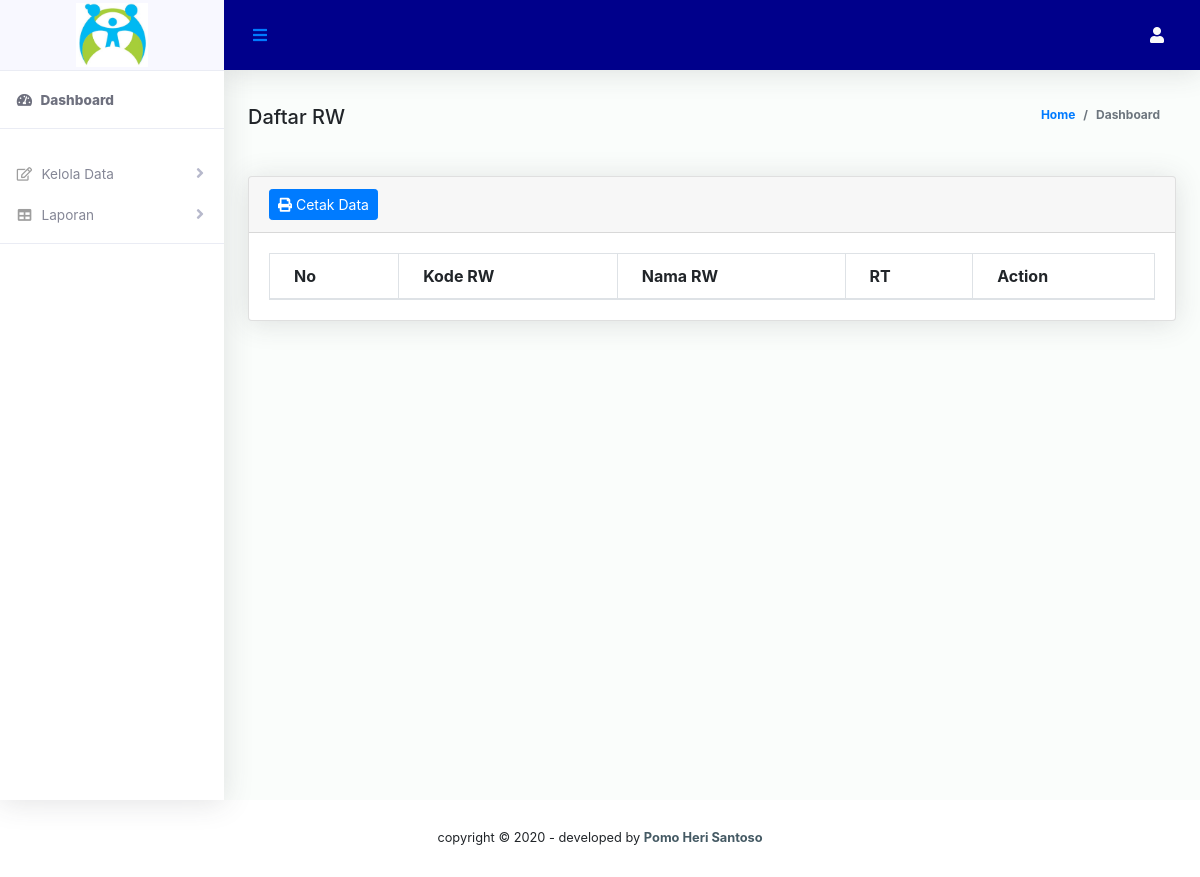
Page /bagian/admin/daftarrw.php on the earlier database version.
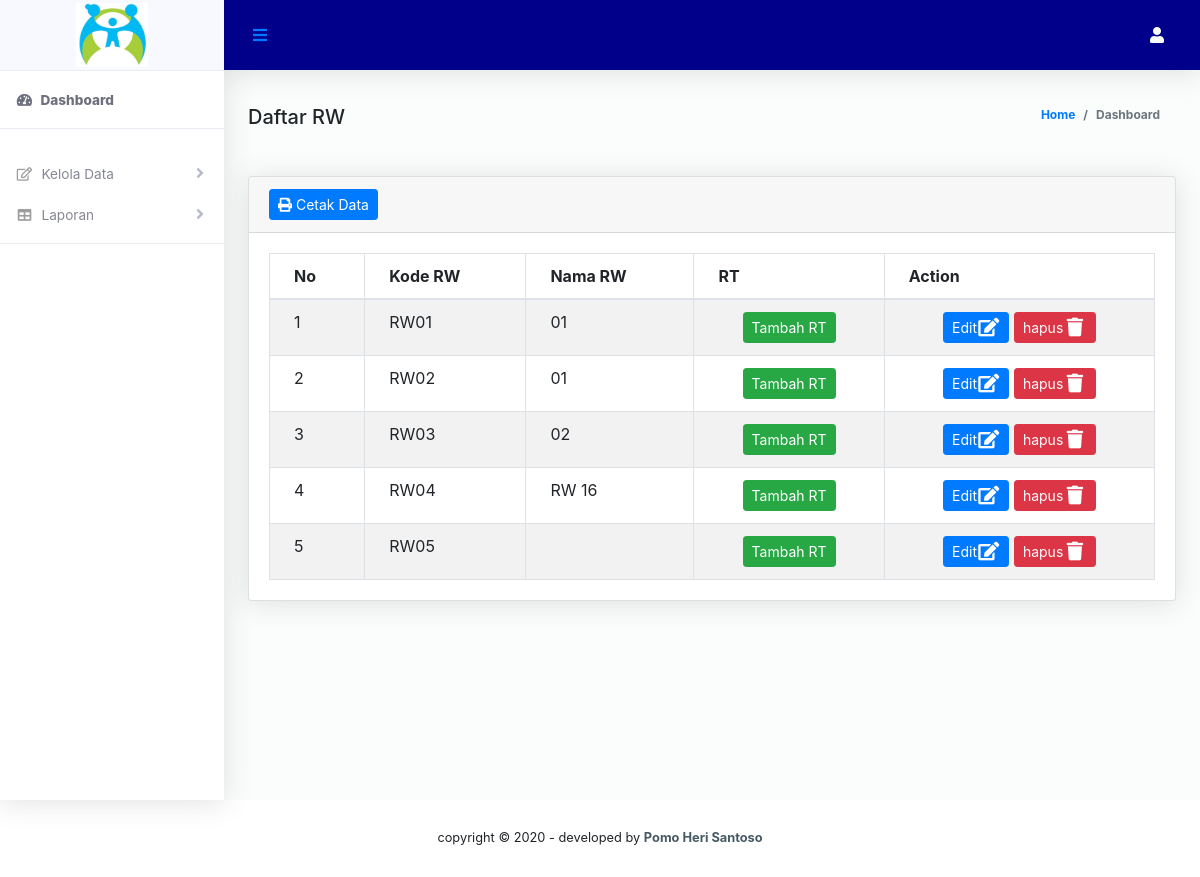
Same page on the later database version.
### tables this page shows
CREATE TABLE `datrw` (
  `idrw` char(5) NOT NULL,
  `namarw` varchar(50) NOT NULL,
  `iddk` char(5) NOT NULL
);

### bagian/admin/daftarrw.php (the view, shortened to what this page needs)
<!DOCTYPE html>
<html lang="en">
<head>
    <?php include('../komponen/css.php');?>
</head>
<body id="page-top">
  <div id="wrapper">
     <?php include('../komponen/sidebaradmin.php');?>
        <div id="content-wrapper" class="d-flex flex-column">
            <div id="content">
                <?php include('../komponen/header.php');?>
                <div class="container-fluid" id="container-wrapper">
                  <div class="d-sm-flex align-items-center justify-content-between mb-4">
                    <strong class="h5 card-title">Daftar RW</strong>
                    <ol class="breadcrumb">
                      <li class="breadcrumb-item"><a href="./">Home</a></li>
                      <li class="breadcrumb-item active" aria-current="page">Dashboard</li>
                    </ol>
                  </div>
            <section>
                 <div class="content mt-3">
                     <div class="animated fadeIn">
                         <div class="row">
                            <div class="col-md-12">
                                 <div class="card">
                                     <div class="card-header">
                                         <a href="cetakrw.php" target="_blank" class="btn btn-primary btn-sm" ><i class="fa fa-print"></i> Cetak Data</a>
                                         </div>
                                            <div class="card-body">
                                            <table width="100%" class="table table-striped table-bordered table-hover data" id="dataTables">
                                                <?php
                                                $result = mysql_query("SELECT * FROM datrw");
                                                ?>
                                                <thead>
                                                    <tr>
                                                        <th>No</th>
                                                        <th>Kode RW</th>
                                                        <th>Nama RW</th>
                                                        <th>RT</th>
                                                        <th>Action</th>
                                                    </tr>
                                                </thead>
                                                <tbody>
                                                <?php
                                                $no = 1;
                                                while($user_data = mysql_fetch_array($result)){
                                                  echo "
                                                  <tr>
                                                    <td>".$no++."</td>
                                                    <td>".$user_data['idrw']."</td>
                                                    <td>".$user_data['namarw']."</td>
                                                  ";
                                               ?>
                                               <td class="text-center">
                                                 <a href="rt1.php?id=<?php echo $user_data['idrw']?>" class="btn btn-success btn-sm icon-btn">Tambah RT</a>
                                               </td>
                                               <td class="text-center">
                                                        <a href="editrw.php?id=<?php echo $user_data['idrw']?>" class="btn btn-primary btn-sm icon-btn">Edit<i class="fa fa-fw fa-lg fa-edit"></i></a>
                                                        <a href="hapus.php?&hapusrw=<?php echo $user_data['idrw'] ?>"  class="btn btn-danger btn-sm icon-btn" onclick="return confirm('Apakah yakin akan menghapus data ini ?')">hapus<i class="fa fa-fw fa-lg fa-trash"></i></a>
                                                    </td>
                                                </tr>
                                                 <?php }?>
                                                </tbody>
                                            </table>
                                          </div>
                                        </div>
                                    </div>
                                </div>
                            </div>
                        </div>
                      </section>
                    </div>
                  </div>
                </div>
              </div>
         <?php include('../komponen/footer.php');?>
</body>
</html>

Differences in the rows shown:
added datrw: idrw "RW01", namarw "01"
added datrw: idrw "RW02", namarw "01"
added datrw: idrw "RW03", namarw "02"
added datrw: idrw "RW04", namarw "RW 16"
added datrw: idrw "RW05"
